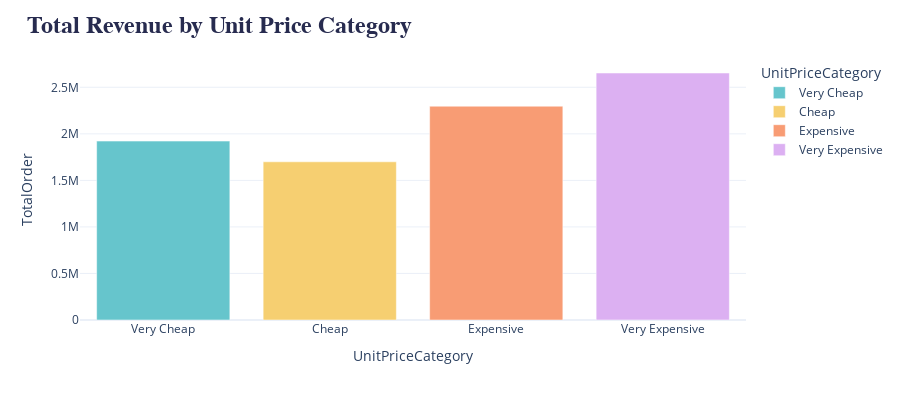

The cell this chart's notebook holds for it:
### Code cell
fig = px.bar(
    ecommerce_by_unit.groupby('UnitPriceCategoryOrdinal', as_index=False).agg({'TotalOrder': 'sum', 'UnitPriceCategory': 'first'}),
    x='UnitPriceCategory',
    y='TotalOrder',
    color='UnitPriceCategory',
    color_discrete_sequence=px.colors.qualitative.Pastel,
    template='plotly_white',
    height=400,
    width=float('inf'),
)

fig.update_layout(
    title=dict(
        text='<b>Total Revenue by Unit Price Category</b>',    
        x=0.03,
        y=0.96,
        font=dict(
            family='Helvetica',
            size=24,
            color='#272b4f'
        ),
    ),
),

fig.show()

### Figure 1 — Plotly figure (JSON) as saved in the notebook; plotly's stock layout.template omitted (floating-point values rounded to 4 significant figures)
{"data": [{"alignmentgroup": "True", "hovertemplate": "UnitPriceCategory=%{x}<br>TotalOrder=%{y}<extra></extra>", "legendgroup": "Very Cheap", "marker": {"color": "rgb(102, 197, 204)", "pattern": {"shape": ""}}, "name": "Very Cheap", "offsetgroup": "Very Cheap", "orientation": "v", "showlegend": true, "textposition": "auto", "type": "bar", "x": ["Very Cheap"], "xaxis": "x", "y": [1922000.0], "yaxis": "y"}, {"alignmentgroup": "True", "hovertemplate": "UnitPriceCategory=%{x}<br>TotalOrder=%{y}<extra></extra>", "legendgroup": "Cheap", "marker": {"color": "rgb(246, 207, 113)", "pattern": {"shape": ""}}, "name": "Cheap", "offsetgroup": "Cheap", "orientation": "v", "showlegend": true, "textposition": "auto", "type": "bar", "x": ["Cheap"], "xaxis": "x", "y": [1700000.0], "yaxis": "y"}, {"alignmentgroup": "True", "hovertemplate": "UnitPriceCategory=%{x}<br>TotalOrder=%{y}<extra></extra>", "legendgroup": "Expensive", "marker": {"color": "rgb(248, 156, 116)", "pattern": {"shape": ""}}, "name": "Expensive", "offsetgroup": "Expensive", "orientation": "v", "showlegend": true, "textposition": "auto", "type": "bar", "x": ["Expensive"], "xaxis": "x", "y": [2297000.0], "yaxis": "y"}, {"alignmentgroup": "True", "hovertemplate": "UnitPriceCategory=%{x}<br>TotalOrder=%{y}<extra></extra>", "legendgroup": "Very Expensive", "marker": {"color": "rgb(220, 176, 242)", "pattern": {"shape": ""}}, "name": "Very Expensive", "offsetgroup": "Very Expensive", "orientation": "v", "showlegend": true, "textposition": "auto", "type": "bar", "x": ["Very Expensive"], "xaxis": "x", "y": [2654000.0], "yaxis": "y"}], "layout": {"barmode": "relative", "height": 400, "legend": {"title": {"text": "UnitPriceCategory"}, "tracegroupgap": 0}, "margin": {"t": 60}, "title": {"font": {"color": "#272b4f", "family": "Helvetica", "size": 24}, "text": "<b>Total Revenue by Unit Price Category</b>", "x": 0.03, "y": 0.96}, "width": null, "xaxis": {"anchor": "y", "categoryarray": ["Very Cheap", "Cheap", "Expensive", "Very Expensive"], "categoryorder": "array", "domain": [0, 1], "title": {"text": "UnitPriceCategory"}}, "yaxis": {"anchor": "x", "domain": [0, 1], "title": {"text": "TotalOrder"}}}}
